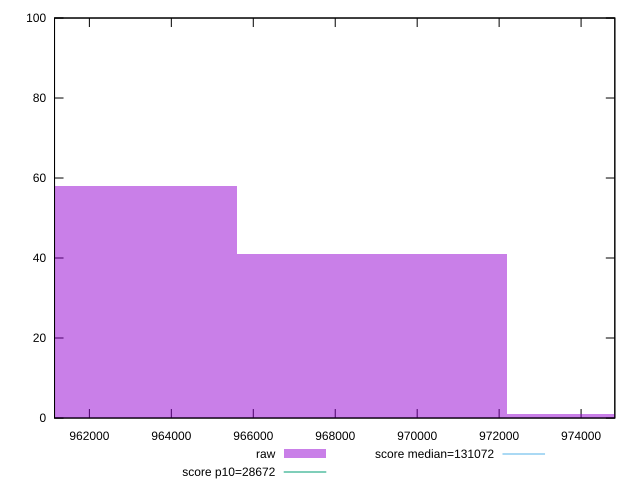

This chart was generated by the following gnuplot code:
reset

$raw <<EOF
968903.4642154793 41
975494.6442441561 1
962312.2841868026 58
EOF

set key outside below
set boxwidth 6591.18002867673
set xrange [961149.4562777778:974823.4359722222]
set yrange [0:100]
set trange [0:100]
set style fill transparent solid 0.5 noborder

set parametric
set terminal svg size 640, 490 enhanced background rgb 'white'
set output "reports/report_00027_2021-02-24T12-40-31.850Z/uses-long-cache-ttl/samples/astro/raw/histogram.svg"

plot $raw title "raw" with boxes, \
     28672,t title "score p10=28672", \
     131072,t title "score median=131072"

reset
